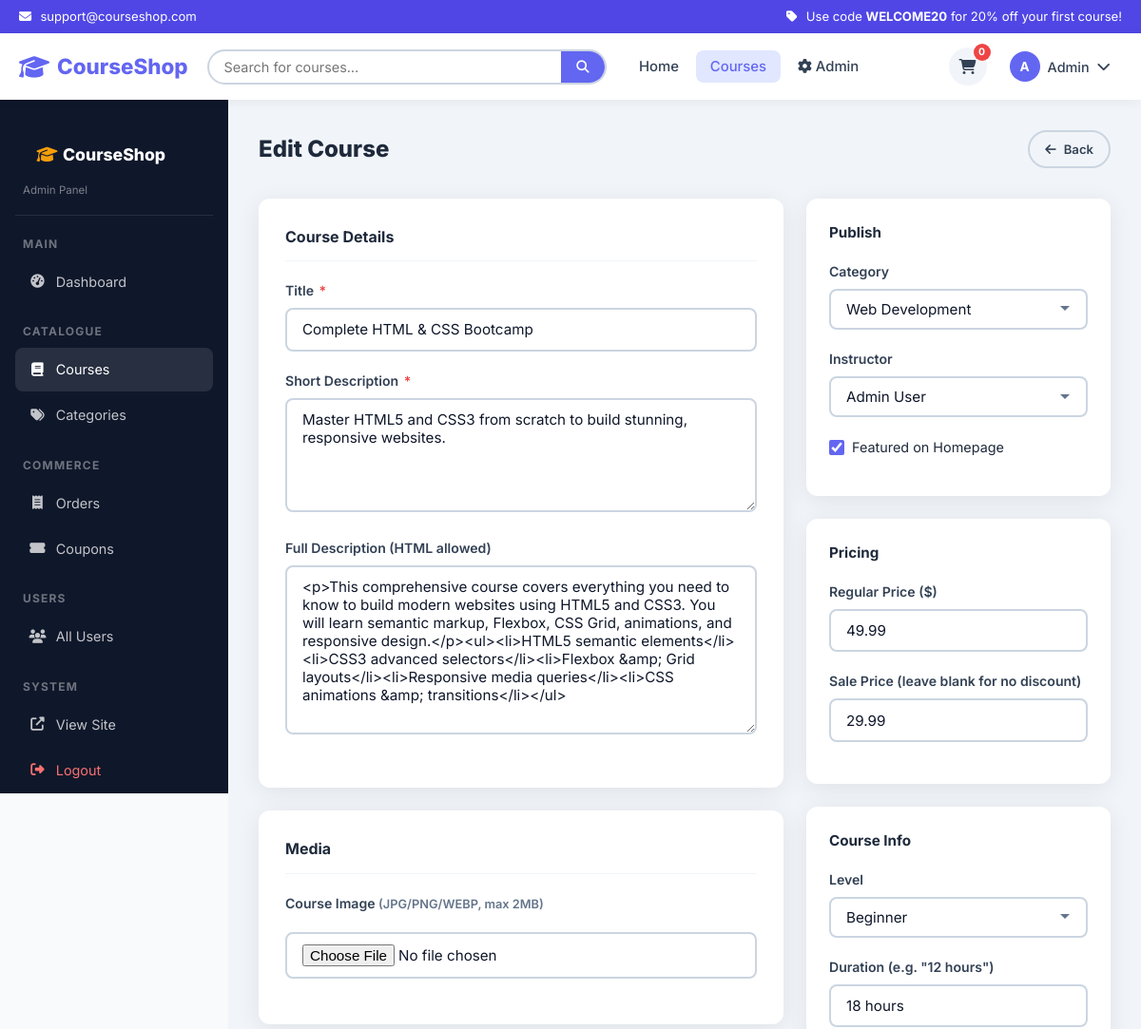
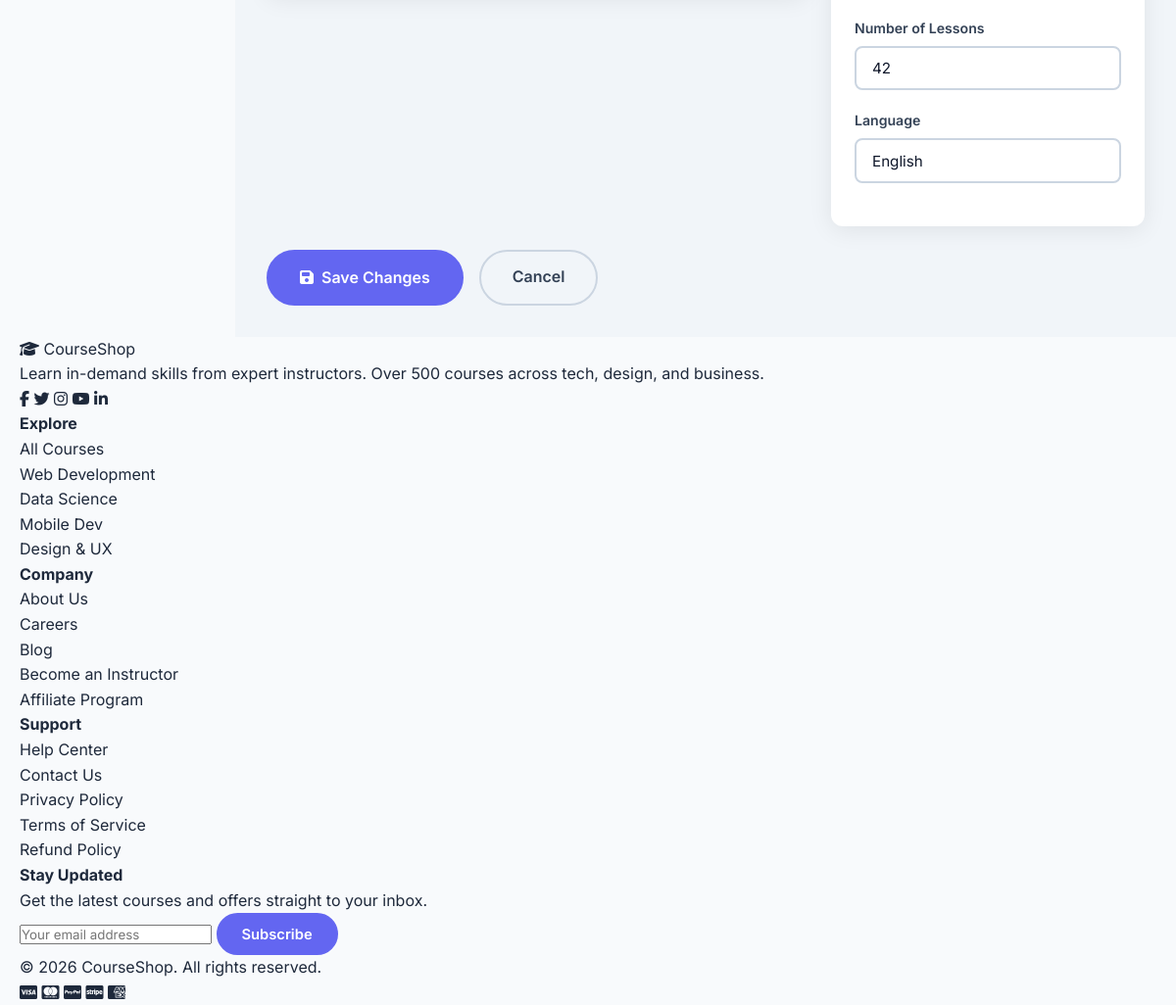
The page /admin/courses.php?action=edit&id=1 (signed in) on the database its author committed (2 pictures, top to bottom).
### tables this page shows
CREATE TABLE IF NOT EXISTS courses (
    id            INT UNSIGNED AUTO_INCREMENT PRIMARY KEY,
    category_id   INT UNSIGNED NOT NULL,
    instructor_id INT UNSIGNED NOT NULL,
    title         VARCHAR(200) NOT NULL,
    slug          VARCHAR(220) NOT NULL UNIQUE,
    short_desc    VARCHAR(350) NOT NULL,
    description   LONGTEXT     NOT NULL,
    image         VARCHAR(255) DEFAULT 'default-course.jpg',
    price         DECIMAL(10,2) NOT NULL DEFAULT 0.00,
    sale_price    DECIMAL(10,2) DEFAULT NULL,
    duration      VARCHAR(50)  DEFAULT NULL,    
    level         ENUM('beginner','intermediate','advanced') DEFAULT 'beginner',
    language      VARCHAR(60)  DEFAULT 'English',
    lessons_count INT UNSIGNED DEFAULT 0,
    rating        DECIMAL(3,2) DEFAULT 0.00,
    reviews_count INT UNSIGNED DEFAULT 0,
    is_featured   TINYINT(1)   DEFAULT 0,
    is_active     TINYINT(1)   DEFAULT 1,
    created_at    TIMESTAMP    DEFAULT CURRENT_TIMESTAMP,
    updated_at    TIMESTAMP    DEFAULT CURRENT_TIMESTAMP ON UPDATE CURRENT_TIMESTAMP,
    FOREIGN KEY (category_id)   REFERENCES categories(id) ON DELETE RESTRICT,
    FOREIGN KEY (instructor_id) REFERENCES users(id)      ON DELETE RESTRICT
);

CREATE TABLE IF NOT EXISTS categories (
    id          INT UNSIGNED AUTO_INCREMENT PRIMARY KEY,
    name        VARCHAR(100) NOT NULL,
    slug        VARCHAR(110) NOT NULL UNIQUE,
    description TEXT,
    icon        VARCHAR(50)  DEFAULT 'fas fa-book',
    created_at  TIMESTAMP    DEFAULT CURRENT_TIMESTAMP
);

CREATE TABLE IF NOT EXISTS users (
    id            INT UNSIGNED AUTO_INCREMENT PRIMARY KEY,
    name          VARCHAR(120) NOT NULL,
    email         VARCHAR(180) NOT NULL UNIQUE,
    password_hash VARCHAR(255) NOT NULL,
    avatar        VARCHAR(255) DEFAULT NULL,
    role          ENUM('student','admin') DEFAULT 'student',
    is_active     TINYINT(1)   DEFAULT 1,
    created_at    TIMESTAMP    DEFAULT CURRENT_TIMESTAMP,
    updated_at    TIMESTAMP    DEFAULT CURRENT_TIMESTAMP ON UPDATE CURRENT_TIMESTAMP
);

### config/helpers.php (called while the page is built, shortened)
<?php
function e(string $s): string {
    return htmlspecialchars($s, ENT_QUOTES | ENT_SUBSTITUTE, 'UTF-8');
}
function sanitize(string $input): string {
    return trim(strip_tags($input));
}

### config/database.php (called while the page is built, shortened)
<?php
class Database {
    private static ?PDO $instance = null;
    public static function getInstance(): PDO {
        if (self::$instance === null) {
            $dsn = sprintf(
                'mysql:host=%s;dbname=%s;charset=%s',
                DB_HOST, DB_NAME, DB_CHARSET
            );
            $options = [
                PDO::ATTR_ERRMODE            => PDO::ERRMODE_EXCEPTION,
                PDO::ATTR_DEFAULT_FETCH_MODE => PDO::FETCH_ASSOC,
                PDO::ATTR_EMULATE_PREPARES   => false,
            ];
            try {
                self::$instance = new PDO($dsn, DB_USER, DB_PASS, $options);
            } catch (PDOException $e) {
                error_log('DB connection failed: ' . $e->getMessage());
                die(json_encode(['error' => 'Database connection failed.']));
            }
        }
        return self::$instance;
    }
}
function db(): PDO {
    return Database::getInstance();
}

### admin/courses.php (the view, shortened to what this page needs)
<?php
$action    = sanitize($_GET['action'] ?? 'list');
$course_id = (int)($_GET['id'] ?? 0);
$course     = null;
$categories = db()->query('SELECT id,name FROM categories ORDER BY name')->fetchAll();
$instructors = db()->query('SELECT id,name FROM users WHERE role="admin" ORDER BY name')->fetchAll();
if (in_array($action, ['edit','view']) && $course_id) {
    $stmt = db()->prepare('SELECT * FROM courses WHERE id=?');
    $stmt->execute([$course_id]);
    $course = $stmt->fetch();
}
$courses_list = [];
require_once __DIR__ . '/../includes/header.php';
?>
<div class="admin-layout">
    <?php include __DIR__ . '/includes/sidebar.php'; ?>
    <main class="admin-main">
        <?php if ($action === 'list'): ?>
        <div class="admin-topbar">
            <h1>Courses</h1>
            <a href="?action=create" class="btn btn--primary btn--sm"><i class="fas fa-plus"></i> Add Course</a>
        </div>
        <div class="admin-table-wrap">
            <div class="table-header">
                <form method="GET" style="display:flex;gap:.5rem">
                    <input type="hidden" name="action" value="list">
                    <input type="search" name="q" class="form-control" placeholder="Search courses…" value="<?= e($_GET['q']??'') ?>" style="max-width:240px">
                    <button class="btn btn--ghost btn--sm" type="submit"><i class="fas fa-search"></i></button>
                </form>
                <span style="color:var(--gray-500);font-size:.85rem"><?= count($courses_list) ?> courses</span>
            </div>
            <table class="data-table">
                <thead><tr><th>Title</th><th>Category</th><th>Price</th><th>Level</th><th>Featured</th><th>Status</th><th>Actions</th></tr></thead>
                <tbody>
                <?php foreach ($courses_list as $c): ?>
                <tr>
                    <td>
                        <div style="display:flex;align-items:center;gap:.65rem">
                            <img src="<?= course_img($c['image']) ?>" alt="" style="width:48px;height:32px;object-fit:cover;border-radius:4px;flex-shrink:0">
                            <div>
                                <strong style="font-size:.88rem"><?= e($c['title']) ?></strong><br>
                                <span style="font-size:.75rem;color:var(--gray-500)"><?= $c['lessons_count'] ?> lessons</span>
                            </div>
                        </div>
                    </td>
                    <td><?= e($c['cat_name']) ?></td>
                    <td>
                        <?= money((float)($c['sale_price'] ?? $c['price'])) ?>
                        <?php if ($c['sale_price']): ?>
                        <span style="font-size:.75rem;color:var(--gray-500);text-decoration:line-through"><?= money((float)$c['price']) ?></span>
                        <?php endif; ?>
                    </td>
                    <td><?= ucfirst($c['level']) ?></td>
                    <td><?= $c['is_featured'] ? '<span class="badge badge--success">Yes</span>' : '<span class="badge badge--gray">No</span>' ?></td>
                    <td><?= $c['is_active'] ? '<span class="badge badge--success">Active</span>' : '<span class="badge badge--danger">Inactive</span>' ?></td>
                    <td>
                        <a href="?action=edit&id=<?= $c['id'] ?>" class="btn btn--ghost btn--sm"><i class="fas fa-edit"></i></a>
                        <a href="<?= SITE_URL ?>/pages/course.php?slug=<?= e($c['slug']) ?>" target="_blank" class="btn btn--ghost btn--sm"><i class="fas fa-eye"></i></a>
                        <form method="POST" action="?action=delete&id=<?= $c['id'] ?>" style="display:inline"
                              onsubmit="return confirm('Deactivate this course?')">
                            <?= csrf_field() ?>
                            <button class="btn btn--danger btn--sm"><i class="fas fa-trash"></i></button>
                        </form>
                    </td>
                </tr>
                <?php endforeach; ?>
                <?php if (empty($courses_list)): ?>
                <tr><td colspan="7" style="text-align:center;padding:2rem;color:var(--gray-500)">No courses found.</td></tr>
                <?php endif; ?>
                </tbody>
            </table>
        </div>
        <?php else: ?>
        <div class="admin-topbar">
            <h1><?= $action==='create' ? 'Add New Course' : 'Edit Course' ?></h1>
            <a href="?action=list" class="btn btn--ghost btn--sm"><i class="fas fa-arrow-left"></i> Back</a>
        </div>
        <form method="POST" enctype="multipart/form-data" action="?action=<?= $action ?><?= $course_id?"&id=$course_id":'' ?>">
            <div style="display:grid;grid-template-columns:1fr 320px;gap:1.5rem;align-items:start">
                <div>
                    <div style="background:#fff;border-radius:var(--radius);box-shadow:var(--shadow);padding:1.75rem;margin-bottom:1.5rem">
                        <h3 style="font-size:1rem;font-weight:700;margin-bottom:1.25rem;padding-bottom:.75rem;border-bottom:1px solid var(--gray-100)">Course Details</h3>
                        <div class="form-group">
                            <label>Title <span class="required">*</span></label>
                            <input type="text" name="title" class="form-control" value="<?= e($course['title']??'') ?>" required placeholder="e.g. Complete JavaScript Guide">
                        </div>
                        <div class="form-group">
                            <label>Short Description <span class="required">*</span></label>
                            <textarea name="short_desc" class="form-control" rows="2" required><?= e($course['short_desc']??'') ?></textarea>
                        </div>
                        <div class="form-group">
                            <label>Full Description (HTML allowed)</label>
                            <textarea name="description" class="form-control" rows="8"><?= e($course['description']??'') ?></textarea>
                        </div>
                    </div>
                    <div style="background:#fff;border-radius:var(--radius);box-shadow:var(--shadow);padding:1.75rem">
                        <h3 style="font-size:1rem;font-weight:700;margin-bottom:1.25rem;padding-bottom:.75rem;border-bottom:1px solid var(--gray-100)">Media</h3>
                        <div class="form-group">
                            <label>Course Image <span style="font-size:.8rem;color:var(--gray-500)">(JPG/PNG/WEBP, max 2MB)</span></label>
                            <input type="file" name="image" class="form-control" accept="image/jpeg,image/png,image/webp">
                        </div>
                    </div>
                </div>
                <div>
                    <div style="background:#fff;border-radius:var(--radius);box-shadow:var(--shadow);padding:1.5rem;margin-bottom:1.5rem">
                        <h3 style="font-size:.95rem;font-weight:700;margin-bottom:1.1rem">Publish</h3>
                        <div class="form-group">
                            <label>Category</label>
                            <select name="category_id" class="form-control" required>
                                <?php foreach ($categories as $cat): ?>
                                <option value="<?= $cat['id'] ?>" <?= ($course['category_id']??0)==$cat['id']?'selected':'' ?>><?= e($cat['name']) ?></option>
                                <?php endforeach; ?>
                            </select>
                        </div>
                        <div class="form-group">
                            <label>Instructor</label>
                            <select name="instructor_id" class="form-control">
                                <?php foreach ($instructors as $ins): ?>
                                <option value="<?= $ins['id'] ?>" <?= ($course['instructor_id']??1)==$ins['id']?'selected':'' ?>><?= e($ins['name']) ?></option>
                                <?php endforeach; ?>
                            </select>
                        </div>
                        <div class="form-check mb-2">
                            <input type="checkbox" id="is_featured" name="is_featured" value="1" <?= !empty($course['is_featured'])?'checked':'' ?>>
                            <label for="is_featured">Featured on Homepage</label>
                        </div>
                    </div>
                    <div style="background:#fff;border-radius:var(--radius);box-shadow:var(--shadow);padding:1.5rem;margin-bottom:1.5rem">
                        <h3 style="font-size:.95rem;font-weight:700;margin-bottom:1.1rem">Pricing</h3>
                        <div class="form-group">
                            <label>Regular Price (<?= CURRENCY_SYM ?>)</label>
                            <input type="number" name="price" class="form-control" step="0.01" min="0" value="<?= number_format((float)($course['price']??0),2,'.','') ?>" required>
                        </div>
                        <div class="form-group">
                            <label>Sale Price (leave blank for no discount)</label>
                            <input type="number" name="sale_price" class="form-control" step="0.01" min="0" value="<?= !empty($course['sale_price']) ? number_format((float)$course['sale_price'],2,'.','') : '' ?>">
                        </div>
                    </div>
                    <div style="background:#fff;border-radius:var(--radius);box-shadow:var(--shadow);padding:1.5rem">
                        <h3 style="font-size:.95rem;font-weight:700;margin-bottom:1.1rem">Course Info</h3>
                        <div class="form-group">
                            <label>Level</label>
                            <select name="level" class="form-control">
                                <?php foreach (['beginner','intermediate','advanced'] as $lvl): ?>
                                <option value="<?= $lvl ?>" <?= ($course['level']??'beginner')===$lvl?'selected':'' ?>><?= ucfirst($lvl) ?></option>
                                <?php endforeach; ?>
                            </select>
                        </div>
                        <div class="form-group">
                            <label>Duration (e.g. "12 hours")</label>
                            <input type="text" name="duration" class="form-control" value="<?= e($course['duration']??'') ?>" placeholder="12 hours">
                        </div>
                        <div class="form-group">
                            <label>Number of Lessons</label>
                            <input type="number" name="lessons_count" class="form-control" min="0" value="<?= (int)($course['lessons_count']??0) ?>">
                        </div>
                        <div class="form-group">
                            <label>Language</label>
                            <input type="text" name="language" class="form-control" value="<?= e($course['language']??'English') ?>">
                        </div>
                    </div>
                </div>
            </div>
            <div style="margin-top:1.5rem;display:flex;gap:1rem">
                <button type="submit" class="btn btn--primary btn--lg"><i class="fas fa-save"></i> <?= $action==='create'?'Create Course':'Save Changes' ?></button>
                <a href="?action=list" class="btn btn--ghost btn--lg">Cancel</a>
            </div>
        </form>
        <?php endif; ?>
    </main>
</div>
<?php require_once __DIR__ . '/../includes/footer.php'; ?>

### rows shown on the page
courses: title "Complete HTML & CSS Bootcamp", short_desc "Master HTML5 and CSS3 from scratch to build stunning, responsive websites.", description "<p>This comprehensive course covers everything you need to know to build modern websites using HTML5 and CSS3. You will learn semantic markup, Flexbox, CSS Grid, animations, and responsive design.</p><ul><li>HTML5 semantic elements</li><li>CSS3 advanced selectors</li><li>Flexbox &amp; Grid layouts</li><li>Responsive media queries</li><li>CSS animations &amp; transitions</li></ul>", category_id "Web Development", instructor_id "Admin User", is_featured "☑", price "49.99", sale_price "29.99", level "Beginner", duration "18 hours", lessons_count "42", language "English"

### other values the page prints
SITE_EMAIL "support@courseshop.com"
SITE_NAME "CourseShop"
$cart_count "0"
substr($_SESSION['user_name'], 0, 1) "A"
explode(' ', $_SESSION['user_name'])[0] "Admin"
CURRENCY_SYM "$"
